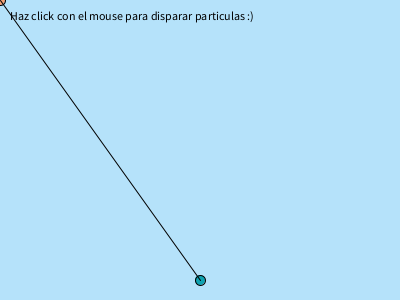
Frame 1 (no input)
Frame 60 (the mouse pressed at the canvas centre just before this capture): identical to frame 1, image omitted
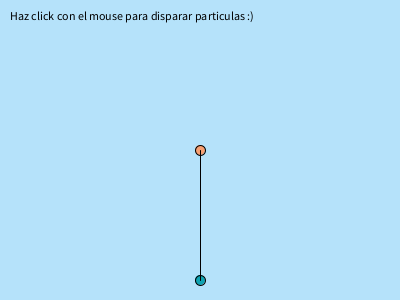
Frame 120 (the mouse held since frame 60 and released just before this capture)

The Processing sketch that drew these frames (run headless with seeded random() and noise(); from frame 60 on, the mouse is pressed at the canvas centre):

// Processing sketch: BubbleShooter
// ── BubbleShooter.pde
/**
 * @name Bubble Shooter (disparo de particulas)
 * @description Disparo de particulas con el mouse
 * @author Jordi Beltran Querol
 */
 
PVector vecInicio, vecFinal, vecDireccion;
ArrayList<Particula> particulas;
float dt = 0.1;

void setup(){
    size(400, 300);
    vecInicio = new PVector(width/2, height-20);
    vecFinal = new PVector();
    particulas = new ArrayList<Particula>();
}

void draw(){
    background(#B5E2FA);
    drawText();

    // Muestra la posición inicial del disparo
    stroke(0);
    fill(#0FA3B1);
    ellipse(vecInicio.x, vecInicio.y, 10, 10);

    // Dibuja la línea que indica la dirección del disparo
    mouseHover();

    // Muestra las particulas en pantalla
    for(Particula p : particulas){
        p.mover();
        p.mostrar();
    }
}

/**
* Función que dibuja una línea desde la posición inicial hasta´
* la posición del mouse indicando la dirección de disparo
* @return void
*/
void mouseHover(){
    vecFinal = new PVector(mouseX, mouseY);
    fill(#F7A072);
    ellipse(vecFinal.x, vecFinal.y, 10, 10);

    stroke(0);
    line(vecInicio.x, vecInicio.y, vecFinal.x, vecFinal.y);
}

/**
 * Función que calcula la velocidad de la partícula en función de la dirección
 * @return PVector vecDireccion
 */
PVector calcularVelocidad(){
    PVector vecDireccion = PVector.sub(vecFinal, vecInicio);
    vecDireccion.normalize();
    vecDireccion.mult(100);
    return vecDireccion;
}


/**
 * Función que tras un click del mouse, lanza una nueva partícula.
 * @return void
 */
void mousePressed(){
    vecDireccion = calcularVelocidad();
    Particula p = new Particula(vecInicio, vecDireccion);
    particulas.add(p);
}

void drawText(){
    fill(0);
    text("Haz click con el mouse para disparar particulas :)", 10, 20);
}

// ── Particula.pde
class Particula {
  
  PVector _s;
  PVector _v;

  /**
   * Constructor de la clase Particula
   */
  Particula(PVector posicion, PVector direccion) {
    _s = posicion.copy();
    _v = direccion.copy();
  }

  /**
   * Método que actualiza la posición de la partícula
   */
  void mover() {
    _s.add(PVector.mult(_v, dt));
  }

  /**
   * Método que muestra la partícula
   */
  void mostrar() {
    fill(#F7A072);
    ellipse(_s.x, _s.y, 20, 20);
  }

}
